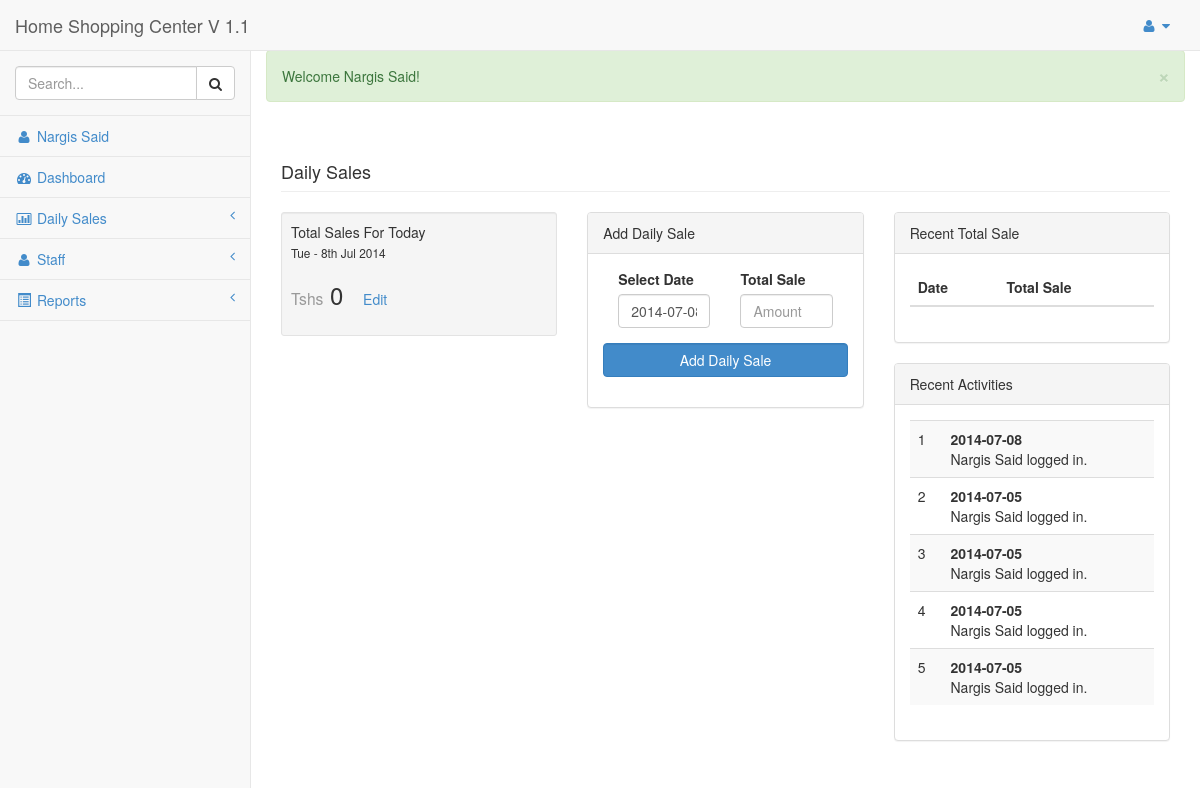
/daily_sales.php (signed in), run on the app's committed database.
### tables this page shows
CREATE TABLE `log` (
  `id` int(11) NOT NULL AUTO_INCREMENT,
  `date` date NOT NULL,
  `user_id` int(11) NOT NULL,
  `branch_id` int(11) NOT NULL,
  `log` varchar(255) NOT NULL,
  PRIMARY KEY (`id`)
);

### includes/global_functions.php (called while the page is built, shortened)
<?php
	function custom_date_format($date){
		$format_date = strtotime( $date );
		$date = date( 'D - jS M o', $format_date );
		return $date;
	}
	function get_today_sales(){
		$today_date = $GLOBALS['today_date'];
		$branch_id = $GLOBALS['branch_id'];
		$results = $GLOBALS['db']->query("SELECT * FROM `total_sale` WHERE `date` = '$today_date' AND `branch_id` = '$branch_id'");
		$total_amount = 0;
		return number_format($total_amount);
	}
?>

### daily_sales.php (the view, shortened to what this page needs)
<?php require 'includes/global_functions.php'; ?>
<?php include 'includes/top_header.php'; ?>
<?php include 'includes/top_nav.php';?>
<?php include 'includes/side_bar.php'; ?>
<?php include 'includes/header.php'; ?>
<div class="row">
    <div class="col-lg-12">
        <h4 class="page-header"><?php echo $_SESSION['branch_name']; ?> Daily Sales</h4>
    </div>
	<div class='col-lg-4'>
		<div class='well well-sm'>
			<p>Total Sales For Today <br /> <span class='small'><?php $date = date("Y-m-d"); echo custom_date_format($date)?><p>
				<h3><span class='small'>Tshs</span> <?php echo get_today_sales(); ?> <a class='btn' href='daily_sales_edit.php?date=<?php echo date("Y-m-d"); ?>'>Edit</a></h3>
		</div>
	</div>
    <div class='col-lg-4'>
        <div class="panel panel-default">
            <div class="panel-heading">Add Daily Sale</div>
            <div class="panel-body">
                <form role="form" action="includes/total_sale_process.php" method="post">
                    <div class="form-group col-lg-6">
                        <label>Select Date</label>
                        <input class="form-control" id="datepicker2" type="text" name="date" value="<?php echo date('Y-m-d'); ?>" />
                    </div>
                    <div class="form-group col-lg-6">
                        <label>Total Sale</label>
                        <input class="form-control" name="total_sale" type="number" placeholder="Amount" />
                    </div>
                    <div class="form-group">
                        <button class="form-control btn btn-primary">Add Daily Sale</button>
                    </div>
                </form>
            </div>
        </div>
	</div>
	<div class="col-lg-4">
        <div class="panel panel-default">
            <div class="panel-heading">Recent Total Sale</div>
            <div class="panel-body">
				<div class="table-responsive">
                    <table class="table table-striped  table-hover">
						<thead>
							<th>Date</th>
							<th>Total Sale</th>
						</thead>
							<?php
								$branch_id = $_SESSION['branch_id'];
							?>
                    </table>
                </div>
            </div>
        </div>
    </div>
    <div class="col-lg-4">
        <div class="panel panel-default">
            <div class="panel-heading">Recent Activities</div>
            <div class="panel-body">
				<div class="table-responsive">
                    <table class="table table-striped  table-hover">
						<tbody>
							<?php
								$results = $db -> query("SELECT * FROM `log` WHERE `branch_id` = '$branch_id' ORDER BY `id` DESC LIMIT 5");
								$count = 0;
								while($row = $results->fetch_assoc()){
									$count++;
                        			$log = $row['log'];
									$log_date = $row['date'];
                        			echo "<tr><td>{$count}</td><td><strong>{$log_date}</strong><br />{$log}</td></tr>";
                    			}
							?>
                        </tbody>
                    </table>
                </div>
            </div>
        </div>
    </div>
</div>
<?php include 'includes/footer.php';?>

### includes/top_header.php (shortened to what this page needs)
<?php
	$full_name = $_SESSION['full_name'];
?>
<!DOCTYPE html>
<html>
<head>
    <link href="css/bootstrap.min.css" rel="stylesheet">
    <link href="font-awesome/css/font-awesome.css" rel="stylesheet">
    <link href="css/jquery-ui-1.10.4.custom.min.css" rel="stylesheet">
    <link href="css/plugins/morris/morris-0.4.3.min.css" rel="stylesheet">
    <link href="css/sb-admin.css" rel="stylesheet">
</head>
<body>
    <div id="wrapper">

### includes/top_nav.php (shortened to what this page needs)
<nav class="navbar navbar-default navbar-fixed-top" role="navigation" style="margin-bottom: 0">
            <div class="navbar-header">
                <a class="navbar-brand" href="home.php">Home Shopping Center V 1.1</a>
            </div>
            <ul class="nav navbar-top-links navbar-right">
                <li class="dropdown">
                    <a class="dropdown-toggle" data-toggle="dropdown" href="#">
                        <i class="fa fa-user fa-fw"></i>  <i class="fa fa-caret-down"></i>
                    </a>
                </li>
            </ul>

### includes/side_bar.php (shortened to what this page needs)
<div class="navbar-default navbar-static-side" role="navigation">
	<div class="sidebar-collapse">
    	<ul class="nav" id="side-menu">
        	<li class="sidebar-search">
            	<div class="input-group custom-search-form">
                	<input type="text" class="form-control" placeholder="Search...">
                    <span class="input-group-btn">
                    	<button class="btn btn-default" type="button">
                        	<i class="fa fa-search"></i>
                        </button>
                   	</span>
				</div>
          	</li>
			<li><a href='#'><i class="fa fa-user fa-fw"></i> <?php echo $full_name; ?></a></li>
         	<li><a href="home.php"><i class="fa fa-dashboard fa-fw"></i> Dashboard</a></li>
			<li>
                <a href="#"><i class="fa fa-bar-chart-o fa-fw"></i> Daily Sales<span class="fa arrow"></span></a>
            </li>
			<li>
                <a href="#"><i class="fa fa-user fa-fw"></i> Staff<span class="fa arrow"></span></a>
			</li>
			<li>
                <a href="#"><i class="glyphicon glyphicon-list-alt fa-fw"></i> Reports <span class="fa arrow"></span></a>
			</li>
		</ul>
	</div>
</div>
</nav>

### includes/header.php
<div id="page-wrapper">
            <div class="row">
                <?php
                    if(!$_SESSION['alert_type'] || !$_SESSION['alert_msg']){
                    }else{
                        $alert_type = $_SESSION['alert_type'];
                        $alert_msg = $_SESSION['alert_msg'];
                        echo "
                            <div class='alert alert-{$alert_type} alert-dismissable'>
                                <button type='button' class='close' data-dismiss='alert' aria-hidden='true'>&times;</button>
                                {$alert_msg}
                            </div>
                        ";
                    }
                ?>
            </div>

### includes/footer.php (shortened to what this page needs)
            </div>
        </div>
</body>
</html>

### css/sb-admin.css (style rules this page uses)
body { padding-top: 100px; background-color: #f8f8f8; }
@media (min-width:768px) { body { padding-top: 50px; } }
#wrapper { width: 100%; }
#page-wrapper { padding: 0 15px; min-height: 568px; background-color: #fff; }
@media (min-width:768px) { #page-wrapper { position: inherit; margin: 0 0 0 250px; padding: 0 30px; min-height: 1300px; border-left: 1px solid #e7e7e7; } }
.navbar-top-links li { display: inline-block; }
.navbar-top-links li:last-child { margin-right: 15px; }
.navbar-top-links li a { padding: 15px; min-height: 50px; }
.navbar-static-side ul li { border-bottom: 1px solid #e7e7e7; }
.sidebar-search { padding: 15px; }
.arrow { float: right; }
.fa.arrow:before { content: "\f104"; }
@media (min-width:768px) { .navbar-static-side { z-index: 1; position: absolute; width: 250px; margin-top: 51px; } }

### data on the page
log: date "2014-07-08", log "Nargis Said logged in."
log: date "2014-07-05", log "Nargis Said logged in."
log: date "2014-07-05", log "Nargis Said logged in."
log: date "2014-07-05", log "Nargis Said logged in."
log: date "2014-07-05", log "Nargis Said logged in."

### other printed values
$full_name "Nargis Said"
$alert_msg "Welcome Nargis Said!"
custom_date_format($date) "Tue - 8th Jul 2014"
get_today_sales() "0"
